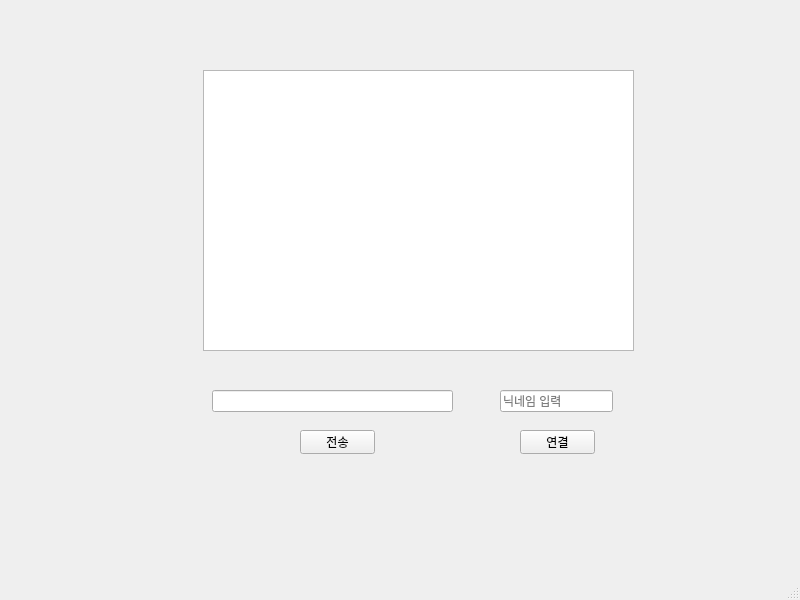
<?xml version="1.0" encoding="UTF-8"?>
<ui version="4.0">
 <class>MainWindow</class>
 <widget class="QMainWindow" name="MainWindow">
  <property name="geometry">
   <rect>
    <x>0</x>
    <y>0</y>
    <width>800</width>
    <height>600</height>
   </rect>
  </property>
  <property name="windowTitle">
   <string>MainWindow</string>
  </property>
  <widget class="QWidget" name="centralwidget">
   <widget class="QTextEdit" name="textLog">
    <property name="geometry">
     <rect>
      <x>203</x>
      <y>70</y>
      <width>431</width>
      <height>281</height>
     </rect>
    </property>
    <property name="readOnly">
     <bool>true</bool>
    </property>
   </widget>
   <widget class="QLineEdit" name="lineEdit">
    <property name="geometry">
     <rect>
      <x>212</x>
      <y>390</y>
      <width>241</width>
      <height>22</height>
     </rect>
    </property>
   </widget>
   <widget class="QPushButton" name="btnSend">
    <property name="geometry">
     <rect>
      <x>300</x>
      <y>430</y>
      <width>75</width>
      <height>24</height>
     </rect>
    </property>
    <property name="text">
     <string>전송</string>
    </property>
   </widget>
   <widget class="QPushButton" name="btnConnect">
    <property name="geometry">
     <rect>
      <x>520</x>
      <y>430</y>
      <width>75</width>
      <height>24</height>
     </rect>
    </property>
    <property name="text">
     <string>연결</string>
    </property>
   </widget>
   <widget class="QLineEdit" name="leNickname">
    <property name="geometry">
     <rect>
      <x>500</x>
      <y>390</y>
      <width>113</width>
      <height>22</height>
     </rect>
    </property>
    <property name="text">
     <string/>
    </property>
    <property name="dragEnabled">
     <bool>false</bool>
    </property>
    <property name="placeholderText">
     <string>닉네임 입력</string>
    </property>
    <property name="clearButtonEnabled">
     <bool>false</bool>
    </property>
   </widget>
  </widget>
  <widget class="QMenuBar" name="menubar">
   <property name="geometry">
    <rect>
     <x>0</x>
     <y>0</y>
     <width>800</width>
     <height>22</height>
    </rect>
   </property>
  </widget>
  <widget class="QStatusBar" name="statusbar"/>
 </widget>
 <resources/>
 <connections/>
</ui>
